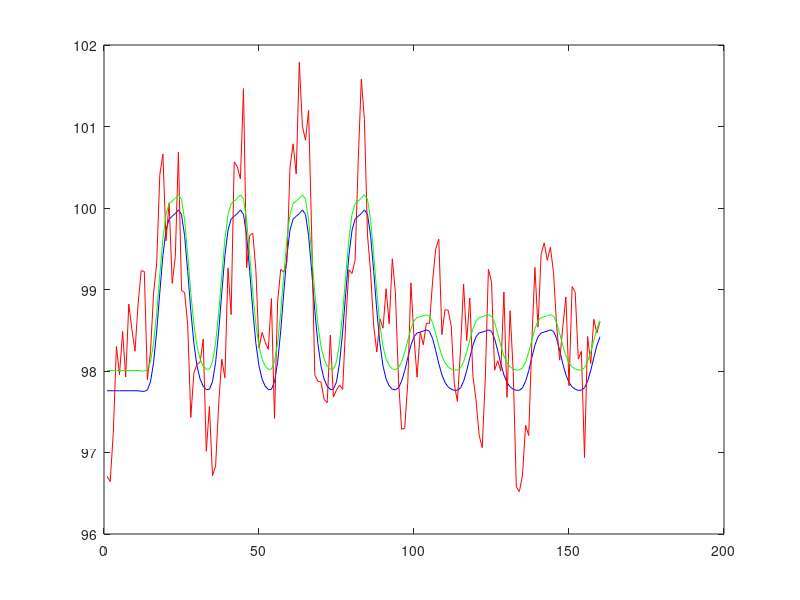

This chart was generated by the following MATLAB code:
clear all
close all
clc

load design_matrix

beta(1) = 1*randn(1,1);
beta(2) = 5*randn(1,1);
beta(3) = 1*randn(1,1);
beta(3) = abs(beta(3))*1000;

X = zeros(160,2);
X(:,1) = design_matrix(:,1);
X(:,2) = design_matrix(:,3);
X(:,3) = ones(160,1);

Y = beta(1) * X(:,1) + beta(2) * X(:,2) + beta(3) * X(:,3);

plot(Y,'b')
hold on

ar = 0.65;
noise = 0.7*randn(160,1);
for t = 2:160
    noise(t) = 0.7*randn + ar * noise(t-1);
end

Y = Y + noise;
plot(Y,'r')
hold on

beta'
r = 0;

%Y = Y - mean(Y);
Ywhitened = Y;
Xwhitened = X;

N = 1;

for i = 1:3
    
   %betahat = pinv(X(N:end,:)) * Ywhitened(N:end,:)
   %betahat = pinv(Xwhitened(N:end,:)) * Ywhitened(N:end)   
   X_ = pinv(Xwhitened);
   betahat = X_(:,N:end) * Ywhitened(N:end)   
   eps = Y(N:end) - X(N:end,:)*betahat;
   meann = mean(eps)
   
   t = betahat(1)/sqrt(var(eps)*[1 0 0]*inv(X'*X)*[1 0 0]')
   %t = betahat(1)/sqrt(var(eps)*[1 0 ]*inv(X'*X)*[1 0 ]')
   
   c0 = eps(1)*eps(1);
   c1 = 0;
   for t = 2+N:160-(N-1)
       c0 = c0 + eps(t)*eps(t);
       c1 = c1 + eps(t)*eps(t-1);       
   end
   c0 = c0 / 160;
   c1 = c1 / 159;
   
   r = c1/c0
       
   %Ywhitened(1) = Y(1);
   %Xwhitened(1,1) = X(1,1);
   %Xwhitened(1,2) = X(1,2);
   
   %Ywhitened(1,1) = Y(1);
   %Xwhitened(1,1) = X(1,1);
   %Xwhitened(1,2) = X(1,2);
   
   Ywhitened(1) = sqrt(1-r*r)*Y(1);
   %Xwhitened(1,1) = sqrt(1-r*r)*X(1,1);
   %Xwhitened(1,2) = sqrt(1-r*r)*X(1,2);
   %Xwhitened(1,3) = 1-r;
   %Xwhitened(1,3) = sqrt(1-r*r)*X(1,3);
   
   Xwhitened(1,1) = 0;
   Xwhitened(1,2) = 0;
   Xwhitened(1,3) = 0;
   
   for t = 2:160
        Ywhitened(t) = Y(t) - r * Y(t-1);
        Xwhitened(t,1) = X(t,1) - r * X(t-1,1);
        Xwhitened(t,2) = X(t,2) - r * X(t-1,2);
        Xwhitened(t,3) = X(t,3) - r * X(t-1,3);
   end
   
   Xwhitened(:,1) = Xwhitened(:,1) - mean(Xwhitened(:,1));
   Xwhitened(:,2) = Xwhitened(:,2) - mean(Xwhitened(:,2));
   
   %Y = Ywhitened;
   %X = Xwhitened;
   
   N = 2;
end

%plot(X*betahat1,'c')
%hold on
plot(X*betahat,'g')
%hold on
%plot(Ywhitened,'c')
hold off

close all

% tic
% for i = 1:10000
%    %X = randn(160,3);
%    a = pinv(X); 
% end
% toc



